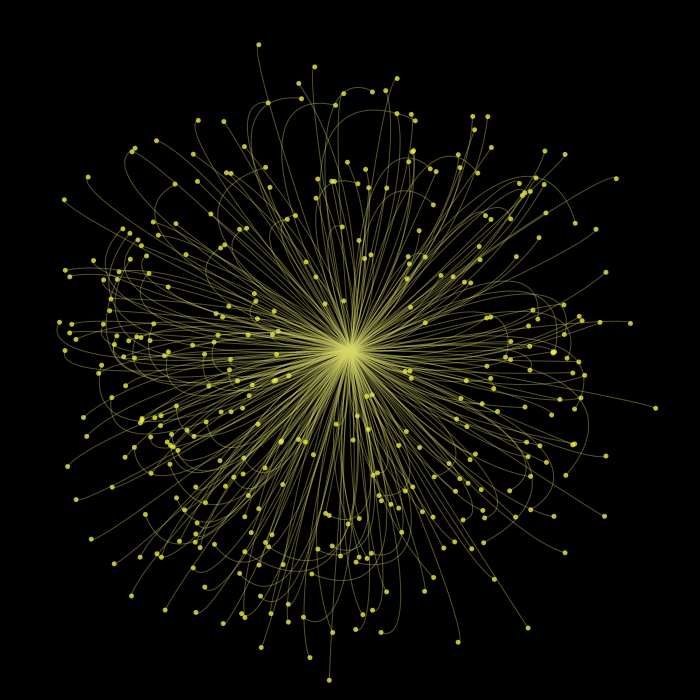
Frame 1 (no input)
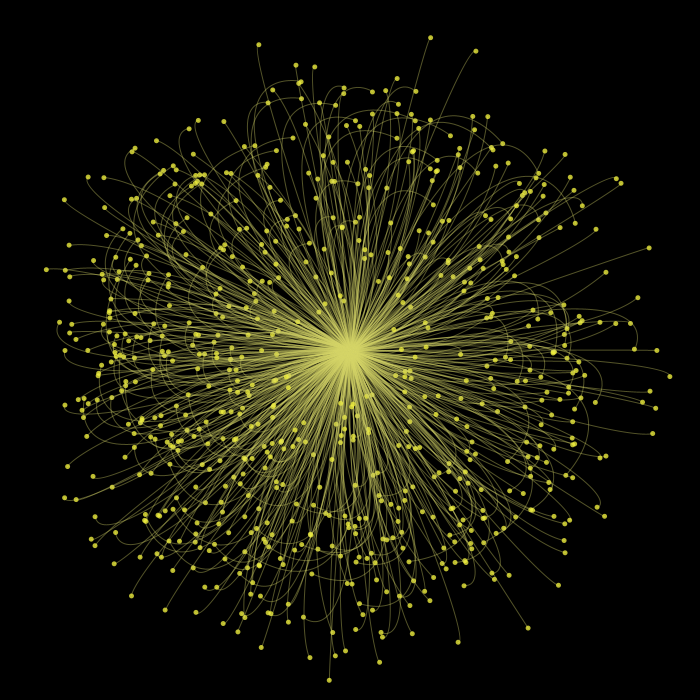
Frame 2 (the mouse pressed at the canvas centre, redrawn once)

The Processing sketch that drew these frames (run headless with seeded random() and noise(); the mouse was pressed at the canvas centre and the sketch redrawn once):

// Processing sketch: ww_from_douban
// ── ww_from_douban.pde
//https://www.douban.com/photos/photo/1075545764/

void setup() { 
  size(700, 700); 
  smooth(); 
  background(0); 
  noLoop();
} 

void draw() { 
  translate(350, 350); 
  for (int an=1; an<360; an++) { 
    rotate(2*PI/an); 
    fl();
  }
} 

void fl() { 
  noFill(); 
  beginShape(); 
  vertex(0, 0); 
  int c1 = int(random(40, 250)); 
  int c2 = int(random(-10, 250)); 
  stroke(212, 212, 101, 100); 
  bezierVertex(c2, c2, c1, c2, c1, c2); 
  bezierVertex(c1, c2, c1, c2, c1, c2); 
  endShape(); 
  fill(240, 240, 63, 200); 
  noStroke(); 
  ellipse(c1, c2, 5, 5);
} 
